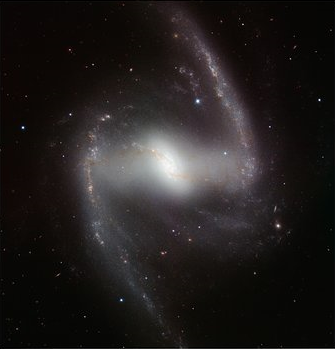
#> input picture Image Fusion using Guided Filter/infrared_image.png, 335 x 349 px
$ python main.py
#> lines starting #> are read from the running program, lines starting #| are printed output that depends on the picture
import numpy as np
import cv2
from scipy.ndimage import gaussian_filter

image1_path = 'infrared_image.png'
image2_path = 'visible_image.png'
kernel_size = (31, 31)
image_1 = cv2.imread(image1_path, cv2.IMREAD_GRAYSCALE)
#> image_1: shape (349, 335); min 0, max 253, mean 27.2
image_2 = cv2.imread(image2_path, cv2.IMREAD_GRAYSCALE)
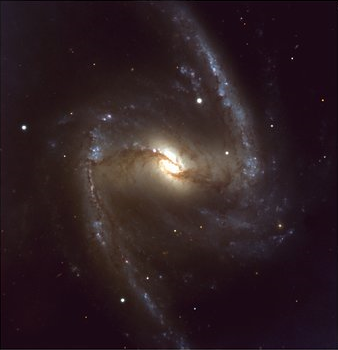
#> input picture Image Fusion using Guided Filter/visible_image.png, 338 x 350 px
#> image_2: shape (350, 338); min 0, max 255, mean 37.6
min_height = min(image_1.shape[0], image_2.shape[0])
#> min_height = 349
min_width = min(image_1.shape[1], image_2.shape[1])
#> min_width = 335
image_1 = image_1[:min_height, :min_width]
image_2 = image_2[:min_height, :min_width]
#> image_2: shape (349, 335)
eps = 1e-6


# print("Image 1 dimensions:", image_1.shape)
# print("Image 2 dimensions:", image_2.shape)


def guided_filter(p, I, r=31, eps=1e-6):
#> called with r = 31, eps = 1e-06
    I_mean = gaussian_filter(I, sigma=r)
    p_mean = gaussian_filter(p, sigma=r)
    Ip_mean = gaussian_filter(I * p, sigma=r)
    I2_mean = gaussian_filter(I ** 2, sigma=r)
    cov_Ip = Ip_mean - I_mean * p_mean
    var_I = I2_mean - I_mean ** 2
    a = cov_Ip / (var_I + eps)
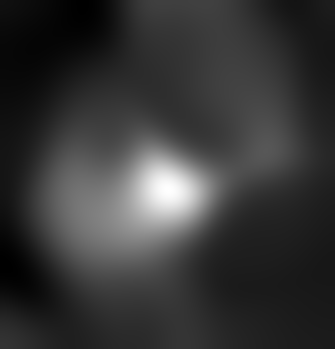
#> a: shape (349, 335) float64; min -0.00201, max 0.0752, mean 0.0147; drawn with min black and max white
    b = p_mean - a * I_mean
    a_mean = gaussian_filter(a, sigma=r)
    b_mean = gaussian_filter(b, sigma=r)
    q = a_mean * I + b_mean
    return q


def two_scale_decomposition(image):
    base_layer = cv2.filter2D(image.astype(float), -1, np.ones(kernel_size) / np.prod(kernel_size),
                              borderType=cv2.BORDER_REFLECT)
    detail_layer = image - base_layer
    return base_layer, detail_layer


base_layer_1, detail_layer_1 = two_scale_decomposition(image_1)
base_layer_2, detail_layer_2 = two_scale_decomposition(image_2)
# [4 lines of commented-out code are left out]


def construct_weight_map(detail_layer):
    detail_squared = detail_layer * detail_layer
    mean_detail_squared = cv2.filter2D(detail_squared, -1, np.ones(kernel_size) / np.prod(kernel_size),
                                       borderType=cv2.BORDER_REFLECT)

    detail_mean = cv2.filter2D(detail_layer, -1, np.ones(kernel_size) / np.prod(kernel_size),
                               borderType=cv2.BORDER_REFLECT)

    local_variance = mean_detail_squared - detail_mean * detail_mean
    local_variance_guided = guided_filter(detail_mean, local_variance)

    saliency_map = np.sqrt(np.maximum(local_variance_guided, 0))
    return saliency_map


weight_map_1 = construct_weight_map(detail_layer_1)
weight_map_2 = construct_weight_map(detail_layer_2)
#> in construct_weight_map (call 2), `detail_mean = cv2.filter2D(detail_layer, -1, np.ones(kernel_size) / np..`:
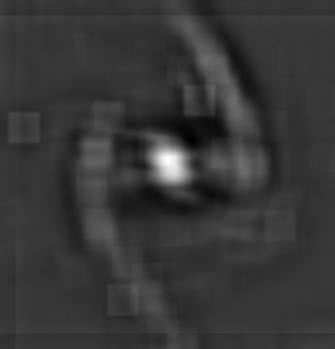
#> detail_mean: shape (349, 335) float64; min -7.56, max 26.9, mean 0; drawn with min black and max white
#> call 2 of guided_filter, with r = 31, eps = 1e-06
#> in guided_filter (call 2), `a_mean = gaussian_filter(a, sigma=r)`:
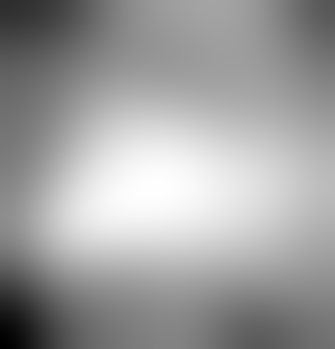
#> a_mean: shape (349, 335) float64; min -0.00909, max 0.0196, mean 0.00883; drawn with min black and max white
#> in guided_filter (call 2), `b_mean = gaussian_filter(b, sigma=r)`:
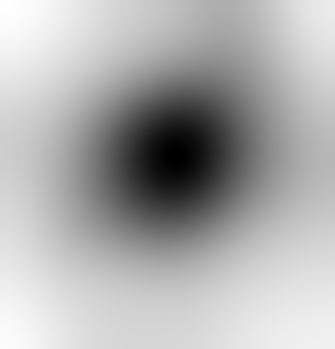
#> b_mean: shape (349, 335) float64; min -3, max 0.116, mean -0.875; drawn with min black and max white
# print("Weight Map 1 dimensions:", weight_map_1.shape)
# print("Weight Map 2 dimensions:", weight_map_2.shape)
fused_weight_map = np.maximum(weight_map_1, weight_map_2)


def two_scale_reconstruction(base_layer, detail_layer, weight_map):
    guided_detail = guided_filter(base_layer, detail_layer)
#> call 3 of guided_filter, with r = 31, eps = 1e-06
#> in guided_filter (call 3), `I2_mean = gaussian_filter(I ** 2, sigma=r)`:
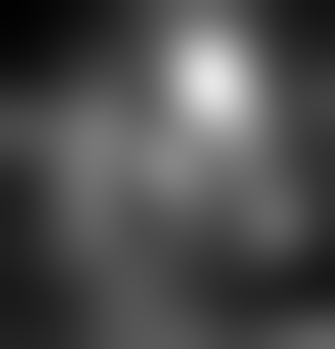
#> I2_mean: shape (349, 335) float64; min 1.91, max 230.6, mean 76.9
#> in guided_filter (call 3), `cov_Ip = Ip_mean - I_mean * p_mean`:
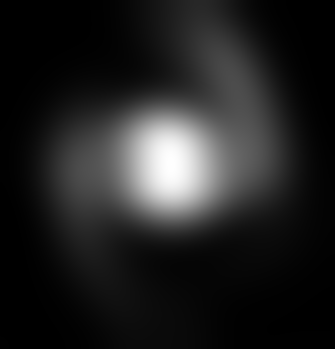
#> cov_Ip: shape (349, 335) float64; min -1.17, max 355.8, mean 47.4; drawn with min black and max white
    reconstructed_detail = guided_detail * weight_map
    reconstructed_image = base_layer + reconstructed_detail
    return reconstructed_image


fused_image_1 = two_scale_reconstruction(base_layer_1, detail_layer_1, fused_weight_map)
fused_image_2 = two_scale_reconstruction(base_layer_2, detail_layer_2, fused_weight_map)
final_fused_image = 0.5 * (fused_image_1 + fused_image_2)
final_fused_image_normalized = (final_fused_image * 255).astype(np.uint8)
cv2.imshow('Final Fused Image', final_fused_image_normalized)
cv2.waitKey(0)
cv2.destroyAllWindows()
